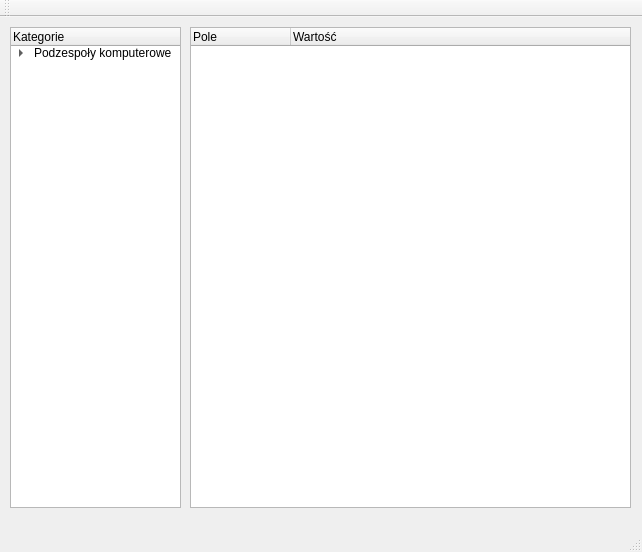
<?xml version="1.0" encoding="UTF-8"?>
<ui version="4.0">
 <class>InfDevice</class>
 <widget class="QMainWindow" name="InfDevice">
  <property name="geometry">
   <rect>
    <x>0</x>
    <y>0</y>
    <width>642</width>
    <height>552</height>
   </rect>
  </property>
  <property name="windowTitle">
   <string>InfDevice</string>
  </property>
  <widget class="QWidget" name="centralWidget">
   <widget class="QTreeWidget" name="treeWidget">
    <property name="geometry">
     <rect>
      <x>10</x>
      <y>10</y>
      <width>171</width>
      <height>481</height>
     </rect>
    </property>
    <column>
     <property name="text">
      <string notr="true">Kategorie</string>
     </property>
    </column>
    <item>
     <property name="text">
      <string>Podzespoły komputerowe</string>
     </property>
     <item>
      <property name="text">
       <string>Procesor</string>
      </property>
     </item>
    </item>
   </widget>
   <widget class="QTreeWidget" name="treeWidget_2">
    <property name="geometry">
     <rect>
      <x>190</x>
      <y>10</y>
      <width>441</width>
      <height>481</height>
     </rect>
    </property>
    <column>
     <property name="text">
      <string notr="true">Pole</string>
     </property>
    </column>
    <column>
     <property name="text">
      <string>Wartość</string>
     </property>
    </column>
   </widget>
  </widget>
  <widget class="QMenuBar" name="menuBar">
   <property name="geometry">
    <rect>
     <x>0</x>
     <y>0</y>
     <width>642</width>
     <height>21</height>
    </rect>
   </property>
  </widget>
  <widget class="QToolBar" name="mainToolBar">
   <attribute name="toolBarArea">
    <enum>TopToolBarArea</enum>
   </attribute>
   <attribute name="toolBarBreak">
    <bool>false</bool>
   </attribute>
  </widget>
  <widget class="QStatusBar" name="statusBar"/>
 </widget>
 <layoutdefault spacing="6" margin="11"/>
 <resources/>
 <connections/>
</ui>
